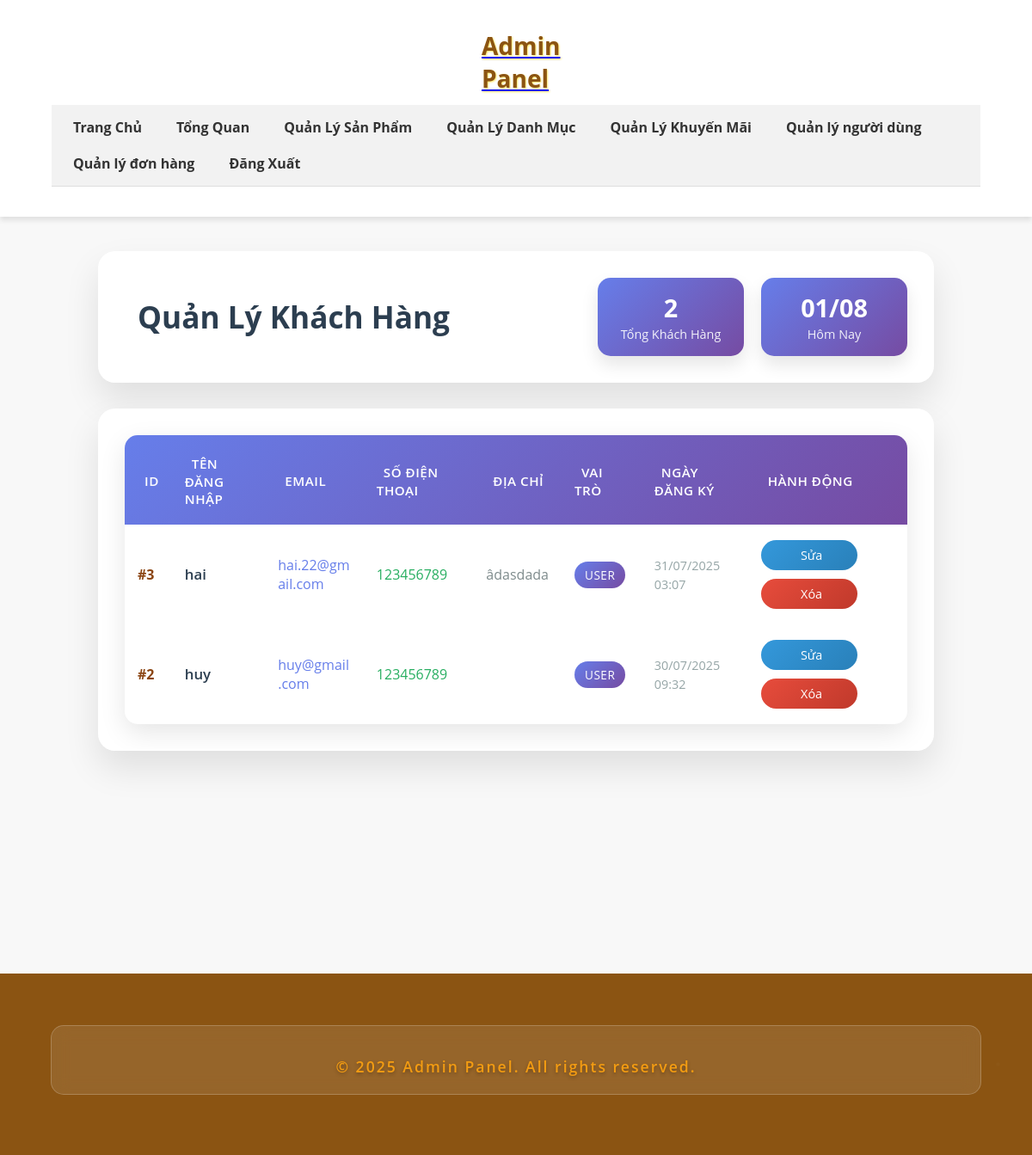
Screenshot of /admin/users/index.php (signed in) with the database file from the repository.
### tables this page shows
CREATE TABLE `users` (
  `id` int(11) NOT NULL,
  `username` varchar(50) NOT NULL,
  `password` varchar(255) NOT NULL,
  `email` varchar(255) NOT NULL,
  `role` enum('user','admin') NOT NULL DEFAULT 'user',
  `created_at` datetime NOT NULL DEFAULT current_timestamp(),
  `shipping_address` text DEFAULT NULL,
  `phone_number` varchar(20) DEFAULT NULL,
  `address` text DEFAULT NULL
);

### admin/users/index.php (the view, shortened to what this page needs)
<?php
require_once '../../includes/db.php';
$sql = "SELECT id, username, email, phone_number, address, role, created_at FROM users WHERE role = 'user' ORDER BY created_at DESC";
$result = $conn->query($sql);
require_once '../includes/admin_header.php';
?>
<div class="admin-users-page">
    <div class="container">
        <div class="admin-users-header">
            <h2><i class="fas fa-users"></i> Quản Lý Khách Hàng</h2>
            <div class="admin-users-stats">
                <div class="stat-card">
                    <span class="stat-number"><?php echo $result->num_rows; ?></span>
                    <span class="stat-label">Tổng Khách Hàng</span>
                </div>
                <div class="stat-card">
                    <span class="stat-number"><?php echo date('d/m'); ?></span>
                    <span class="stat-label">Hôm Nay</span>
                </div>
            </div>
        </div>
        <div class="admin-users-table-container">
            <?php if ($result->num_rows > 0): ?>
                <table class="admin-users-table">
                    <thead>
                        <tr>
                            <th><i class="fas fa-hashtag"></i> ID</th>
                            <th><i class="fas fa-user"></i> Tên Đăng Nhập</th>
                            <th><i class="fas fa-envelope"></i> Email</th>
                            <th><i class="fas fa-phone"></i> Số Điện Thoại</th>
                            <th><i class="fas fa-map-marker-alt"></i> Địa Chỉ</th>
                            <th><i class="fas fa-user-tag"></i> Vai Trò</th>
                            <th><i class="fas fa-calendar"></i> Ngày Đăng Ký</th>
                            <th><i class="fas fa-cogs"></i> Hành Động</th>
                        </tr>
                    </thead>
                    <tbody>
                        <?php while($row = $result->fetch_assoc()): ?>
                            <tr>
                                <td><strong>#<?php echo $row['id']; ?></strong></td>
                                <td>
                                    <span class="admin-user-username"><?php echo htmlspecialchars($row['username']); ?></span>
                                </td>
                                <td>
                                    <span class="admin-user-email"><?php echo htmlspecialchars($row['email']); ?></span>
                                </td>
                                <td>
                                    <span class="admin-user-phone"><?php echo htmlspecialchars($row['phone_number'] ?? 'N/A'); ?></span>
                                </td>
                                <td>
                                    <span class="admin-user-address" title="<?php echo htmlspecialchars($row['address'] ?? 'N/A'); ?>">
                                        <?php echo htmlspecialchars($row['address'] ?? 'N/A'); ?>
                                    </span>
                                </td>
                                <td>
                                    <span class="admin-user-role"><?php echo htmlspecialchars($row['role']); ?></span>
                                </td>
                                <td>
                                    <span class="admin-user-date"><?php echo date('d/m/Y H:i', strtotime($row['created_at'])); ?></span>
                                </td>
                                <td>
                                    <div class="admin-action-buttons">
                                        <a href="edit.php?id=<?php echo $row['id']; ?>" class="btn-edit-user">
                                            <i class="fas fa-edit"></i> Sửa
                                        </a>
                                        <a href="delete.php?id=<?php echo $row['id']; ?>"
                                           class="btn-delete-user"
                                           onclick="return confirm('Bạn có chắc chắn muốn xóa khách hàng này?');">
                                            <i class="fas fa-trash"></i> Xóa
                                        </a>
                                    </div>
                                </td>
                            </tr>
                        <?php endwhile; ?>
                    </tbody>
                </table>
            <?php endif; ?>
        </div>
    </div>
</div>
</main>
<footer>
    <div class="container">
        <p>&copy; <?php echo date("Y"); ?> Admin Panel. All rights reserved.</p>
    </div>
</footer>
</body>
</html>

### rows the page displays
users: id "3", username "hai", email "hai.22@gmail.com", phone_number "123456789", address "âdasdada", role "USER", created_at "31/07/2025 03:07"
users: id "2", username "huy", email "huy@gmail.com", phone_number "123456789", role "USER", created_at "30/07/2025 09:32"

### other values shown
$result->num_rows "2"
